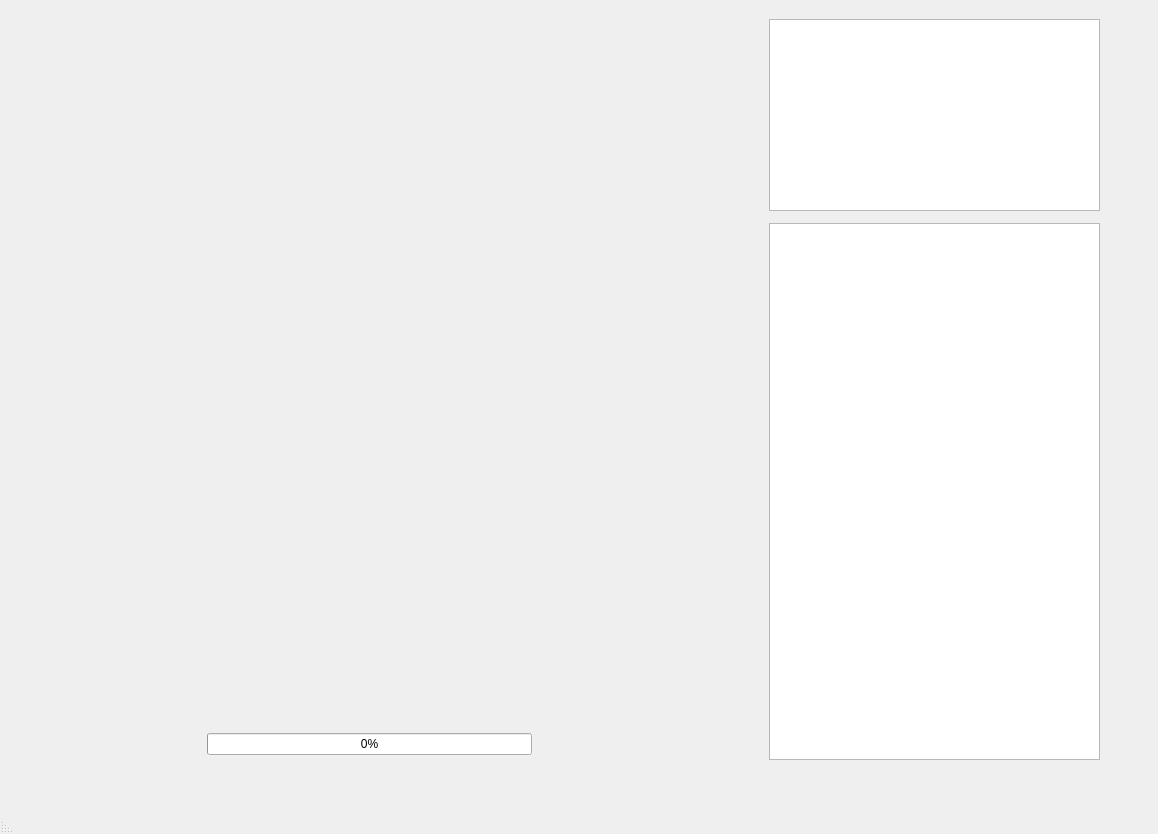
<?xml version="1.0" encoding="UTF-8"?>
<ui version="4.0">
 <class>MainWindow</class>
 <widget class="QMainWindow" name="MainWindow">
  <property name="geometry">
   <rect>
    <x>0</x>
    <y>0</y>
    <width>1158</width>
    <height>834</height>
   </rect>
  </property>
  <property name="sizePolicy">
   <sizepolicy hsizetype="Expanding" vsizetype="Expanding">
    <horstretch>1</horstretch>
    <verstretch>0</verstretch>
   </sizepolicy>
  </property>
  <property name="windowTitle">
   <string>MainWindow</string>
  </property>
  <property name="layoutDirection">
   <enum>Qt::RightToLeft</enum>
  </property>
  <widget class="QWidget" name="centralwidget">
   <layout class="QHBoxLayout" name="horizontalLayout">
    <item>
     <spacer name="horizontalSpacer_2">
      <property name="orientation">
       <enum>Qt::Horizontal</enum>
      </property>
      <property name="sizeHint" stdset="0">
       <size>
        <width>132</width>
        <height>20</height>
       </size>
      </property>
     </spacer>
    </item>
    <item>
     <widget class="QWidget" name="main_widget" native="true">
      <property name="minimumSize">
       <size>
        <width>1100</width>
        <height>0</height>
       </size>
      </property>
      <property name="layoutDirection">
       <enum>Qt::RightToLeft</enum>
      </property>
      <widget class="QWidget" name="gridLayoutWidget">
       <property name="geometry">
        <rect>
         <x>70</x>
         <y>10</y>
         <width>621</width>
         <height>591</height>
        </rect>
       </property>
       <layout class="QGridLayout" name="song_grid"/>
      </widget>
      <widget class="QWidget" name="verticalLayoutWidget">
       <property name="geometry">
        <rect>
         <x>740</x>
         <y>10</y>
         <width>331</width>
         <height>741</height>
        </rect>
       </property>
       <layout class="QVBoxLayout" name="song_queue_layout">
        <property name="spacing">
         <number>12</number>
        </property>
        <item>
         <widget class="QListWidget" name="songs_played_list">
          <property name="sizePolicy">
           <sizepolicy hsizetype="Expanding" vsizetype="Minimum">
            <horstretch>0</horstretch>
            <verstretch>0</verstretch>
           </sizepolicy>
          </property>
         </widget>
        </item>
        <item>
         <widget class="QListWidget" name="song_queue"/>
        </item>
       </layout>
      </widget>
      <widget class="QWidget" name="gridLayoutWidget_2">
       <property name="geometry">
        <rect>
         <x>140</x>
         <y>660</y>
         <width>421</width>
         <height>108</height>
        </rect>
       </property>
       <layout class="QGridLayout" name="song_btns_layout">
        <item row="1" column="2">
         <widget class="QPushButton" name="back_btn">
          <property name="styleSheet">
           <string notr="true">background-color: transparent;
border: none;
qproperty-iconSize: 50px;

</string>
          </property>
          <property name="text">
           <string/>
          </property>
          <property name="icon">
           <iconset>
            <normaloff>../../../Downloads2/play_button_left.png</normaloff>../../../Downloads2/play_button_left.png</iconset>
          </property>
          <property name="flat">
           <bool>true</bool>
          </property>
         </widget>
        </item>
        <item row="1" column="0">
         <widget class="QPushButton" name="skip_btn">
          <property name="styleSheet">
           <string notr="true">background-color: transparent;
border: none;
qproperty-iconSize: 50px;

</string>
          </property>
          <property name="text">
           <string/>
          </property>
          <property name="icon">
           <iconset>
            <normaloff>../../../Downloads2/play_button_right.png</normaloff>../../../Downloads2/play_button_right.png</iconset>
          </property>
          <property name="flat">
           <bool>true</bool>
          </property>
         </widget>
        </item>
        <item row="0" column="1">
         <widget class="QPushButton" name="pause_btn">
          <property name="styleSheet">
           <string notr="true">background-color: transparent;
border: none;
qproperty-iconSize: 50px;

</string>
          </property>
          <property name="text">
           <string/>
          </property>
          <property name="icon">
           <iconset>
            <normaloff>../../../Downloads2/pause_icon.png</normaloff>../../../Downloads2/pause_icon.png</iconset>
          </property>
          <property name="flat">
           <bool>true</bool>
          </property>
         </widget>
        </item>
        <item row="1" column="1">
         <layout class="QHBoxLayout" name="song_progress_layout">
          <item>
           <spacer name="horizontalSpacer_3">
            <property name="orientation">
             <enum>Qt::Horizontal</enum>
            </property>
            <property name="sizeType">
             <enum>QSizePolicy::Minimum</enum>
            </property>
            <property name="sizeHint" stdset="0">
             <size>
              <width>20</width>
              <height>20</height>
             </size>
            </property>
           </spacer>
          </item>
          <item>
           <widget class="QProgressBar" name="song_progress_bar">
            <property name="value">
             <number>0</number>
            </property>
            <property name="invertedAppearance">
             <bool>true</bool>
            </property>
           </widget>
          </item>
         </layout>
        </item>
       </layout>
      </widget>
     </widget>
    </item>
    <item>
     <spacer name="horizontalSpacer">
      <property name="orientation">
       <enum>Qt::Horizontal</enum>
      </property>
      <property name="sizeHint" stdset="0">
       <size>
        <width>132</width>
        <height>20</height>
       </size>
      </property>
     </spacer>
    </item>
   </layout>
  </widget>
  <widget class="QMenuBar" name="menubar">
   <property name="geometry">
    <rect>
     <x>0</x>
     <y>0</y>
     <width>1158</width>
     <height>21</height>
    </rect>
   </property>
  </widget>
  <widget class="QStatusBar" name="statusbar"/>
 </widget>
 <resources>
  <include location="../../../Downloads2/font.qrc"/>
 </resources>
 <connections/>
</ui>
